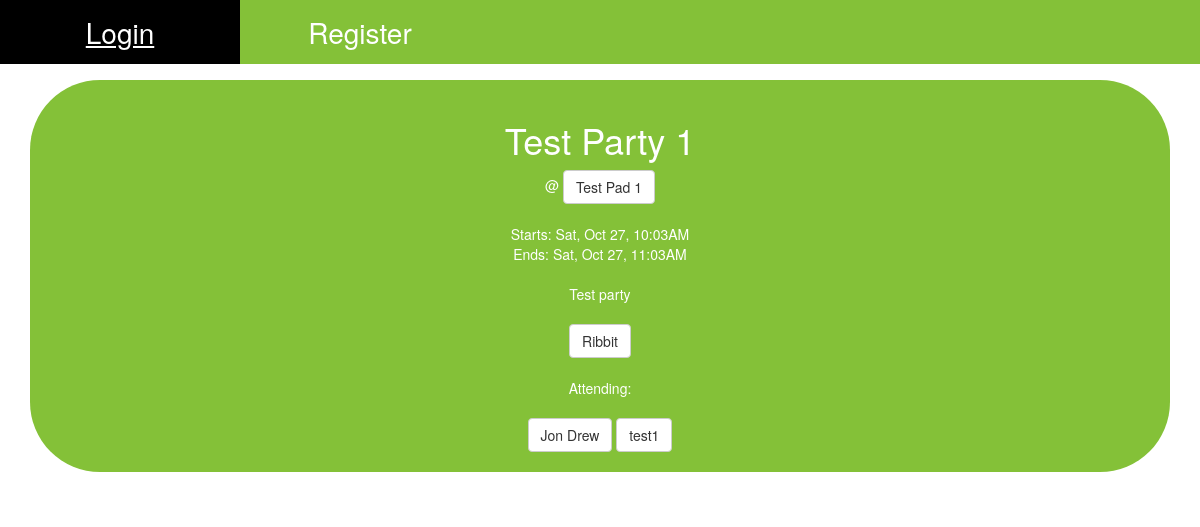
The page /events/test-party-1_kbxef6br21/ on the database as committed earlier.
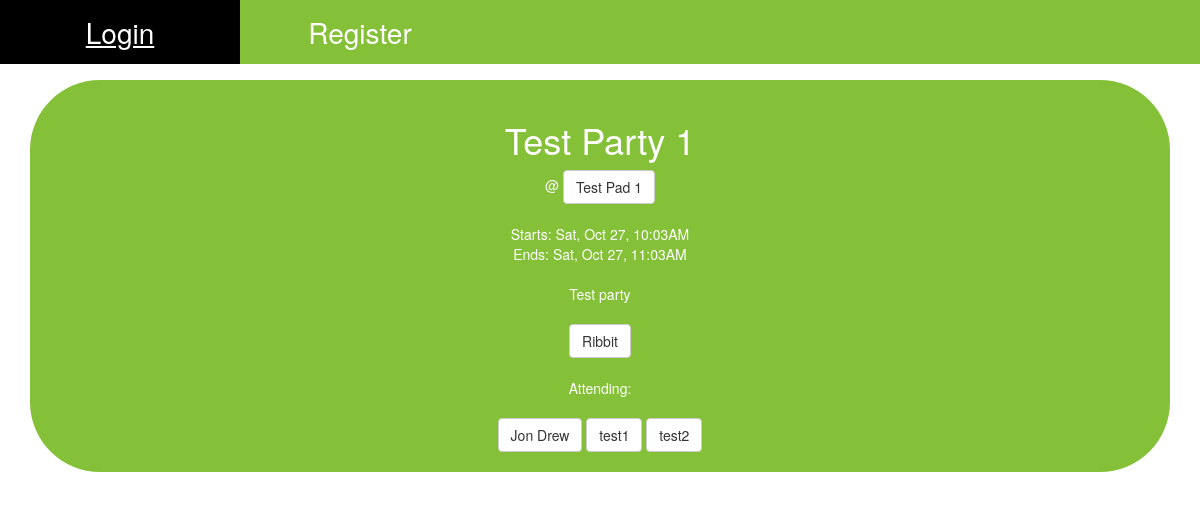
The same page on the database as committed later.
### events/models.py (models this page shows, shortened)
class Event(models.Model):
    created_by      = models.ForeignKey('hoppers.Hopper', null=True, on_delete=models.SET_NULL)
    attending       = models.ManyToManyField('hoppers.Hopper', related_name='attending')
    start           = models.DateTimeField(default=default_start)
    end             = models.DateTimeField(default=default_end)
    pad             = models.ForeignKey('pads.Pad', on_delete=models.CASCADE)
    title           = models.CharField(max_length=20)
    text            = models.TextField(null=True)
    private         = models.BooleanField(default=True)
    active          = models.BooleanField(default=True)
    slug            = models.SlugField(null=True, unique=True, editable=False)
    created_at      = models.DateTimeField(default=timezone.now)
    deleted_at      = models.DateTimeField(null=True)
    class Meta:
        ordering = ['start']
    def create_ribbit(self):
        return reverse('events:create_ribbit', kwargs={'event': self.slug})
    def get_attending_list(self):
        attending_list = self.attending.all()
        return Hopper.objects.filter(id__in=attending_list)

### pads/models.py (models this page shows, shortened)
class Pad(models.Model):
    name            = models.CharField(max_length=20)
    address         = models.CharField(max_length=100)
    description     = models.TextField(max_length=200)
    owner           = models.OneToOneField(Hopper, null=True, on_delete=models.SET_NULL)
    active          = models.BooleanField(default=True)
    slug            = models.SlugField(null=True, unique=True, editable=False)
    created_at      = models.DateTimeField(default=timezone.now)
    def __str__(self):
        return str(self.name)
    def get_absolute_url(self):
        return reverse('pads:read', kwargs={'slug': self.slug})

### hoppers/models.py (models this page shows, shortened)
class Hopper(models.Model):
    user            = models.OneToOneField(User, null=True, on_delete=models.SET_NULL)
    listens_to      = models.ManyToManyField('self', through='Pair', symmetrical=False)
    anonymous       = models.BooleanField(default=True)
    email           = models.EmailField(null=True, max_length=100)
    name            = models.CharField(null=True, max_length=100)
    birth_date      = models.DateField(null=True)
    active          = models.BooleanField(default=True)
    slug            = models.SlugField(null=True, unique=True, editable=False)
    created_at      = models.DateTimeField(default=timezone.now)
    def __str__(self):
        if self.anonymous:
            return str(self.user.username)
        else:
            return str(self.name)
    def get_absolute_url(self):
        return reverse('hoppers:read', kwargs={'slug': self.slug})

### events/views.py (the view)
# urls.py: url(r'^(?P<slug>[\w-]+)/$', EventDetailSlugView.as_view(), name='read'),
class EventDetailSlugView(DetailView):
    template_name = 'events/detail.html'
    def get_object(self, *args, **kwargs):
        request = self.request
        slug = self.kwargs.get('slug')
        try:
            instance = Event.objects.get(slug=slug, active=True)
        except Event.DoesNotExist:
            raise Http404('Event does not exist')
        except Event.MultipleObjectsReturned:
            qs = Event.objects.filter(slug=slug, active=True)
            instance = qs.first()
        except:
            raise Http404('Error in slug view')
        return instance

### events/templates/events/detail.html (shortened to what this page needs)
{% extends "base.html" %}
{% load static %}
{% block content %}
  <div class="card text-center">
    <div class="card-body">
      <h1>{{ object.title }}</h1>
      @
      <a href="{{ object.pad.get_absolute_url }}" class="btn btn-default"<span class="badge">{{ object.pad }}</span></a>
      Starts: {{ object.start|date:"D, M d, fA" }}
      Ends: {{ object.end|date:"D, M d, fA" }}
      {{ object.text }}
      {% if request.user.hopper not in object.get_attending_list %}
        <a href="{{ object.create_ribbit }}" class="btn btn-default"<span class="badge">Ribbit</span></a>
      {% endif %}
      Attending:
      {% for hopper in object.get_attending_list %}
        <a href="{{ hopper.get_absolute_url }}" class="btn btn-default"<span class="badge">{{ hopper }}</span></a>
      {% endfor %}
    </div>
  </div>
{% endblock %}

### templates/base.html (shortened to what this page needs)
{% load static %}
<!DOCTYPE html>
<html lang="en">
  <head>
      {% include 'base/css.html' %}
  </head>
  <body>
    {% include 'base/navbar.html' with brand_name='pond' %}
    <div class='container'>
    {% block content %}{% endblock %}
    </div>
  </body>
</html>

### templates/base/css.html (shortened to what this page needs)
{% load static %}
<link rel="stylesheet" href="https://maxcdn.bootstrapcdn.com/bootstrap/3.3.7/css/bootstrap.min.css">
<link rel='stylesheet' href='https://stackpath.bootstrapcdn.com/font-awesome/4.7.0/css/font-awesome.min.css' type="text/css">
<link rel='stylesheet' href='{% static "css/main.css" %}' type="text/css">
<link rel='stylesheet' href='{% static "css/navbar.css" %}' type="text/css">

### templates/base/navbar.html
{% url 'hoppers:list' as hopper_list_url %}
{% url 'hoppers:update' as hopper_update_url %}
{% url 'pads:list' as pad_list_url %}
{% url 'events:list' as event_list_url %}
{% url 'ribbits:list' as ribbit_list_url %}
{% url 'register' as register_url %}
{% url 'login' as login_url %}
{% load static %}
<div class="icon-bar navbar-fixed-top">
  {% if request.user.is_authenticated %}
    <a class="nav-link nav-icon fa fa-commenting {% if request.path == ribbit_list_url %}active{% endif %}" href="{{ ribbit_list_url }}"></a>
    <a class="nav-link nav-icon fa fa-users {% if request.path == hopper_list_url %}active{% endif %}" href="{{ hopper_list_url }}"></a>
    <a class="nav-link nav-icon fa fa-calendar {% if request.path == event_list_url %}active{% endif %}" href="{{ event_list_url }}"></a>
    <a class="nav-link nav-icon fa fa-map-signs {% if request.path == pad_list_url %}active{% endif %}" href="{{ pad_list_url }}"></a>
    <a class="nav-link nav-icon fa fa-cogs {% if request.path == hopper_update_url %}active{% endif %}" href="{{ hopper_update_url }}"></a>
  {% else %}
    <a class="nav-link nav-icon {% if request.path == login_url or request.path == '/' %}active{% endif %}" href="{{ login_url }}">Login</a>
    <a class="nav-link nav-icon {% if request.path == register_url %}active{% endif %}" href="{{ register_url }}">Register</a>
  {% endif %}
</div>

### templates/base/js.html (shortened to what this page needs)
{% load static %}

### static_project/css/main.css (style rules this page uses)
body { padding-top: 80px; }
.card { background-color: rgb(132, 193, 56); border-radius: 5em; color: white; margin-bottom: 2em; }

### static_project/css/navbar.css (style rules this page uses)
.icon-bar { width: 100%; position: fixed; top: 0; background-color: rgb(132, 193, 56); overflow: auto; }
.icon-bar a { float: left; width: 20%; text-align: center; padding: 12px 0; transition: all 0.3s ease; color: white; font-size: 28px; }

Rows that differ between the two databases and show on the page:
added Hopper: anonymous+user "test2"
